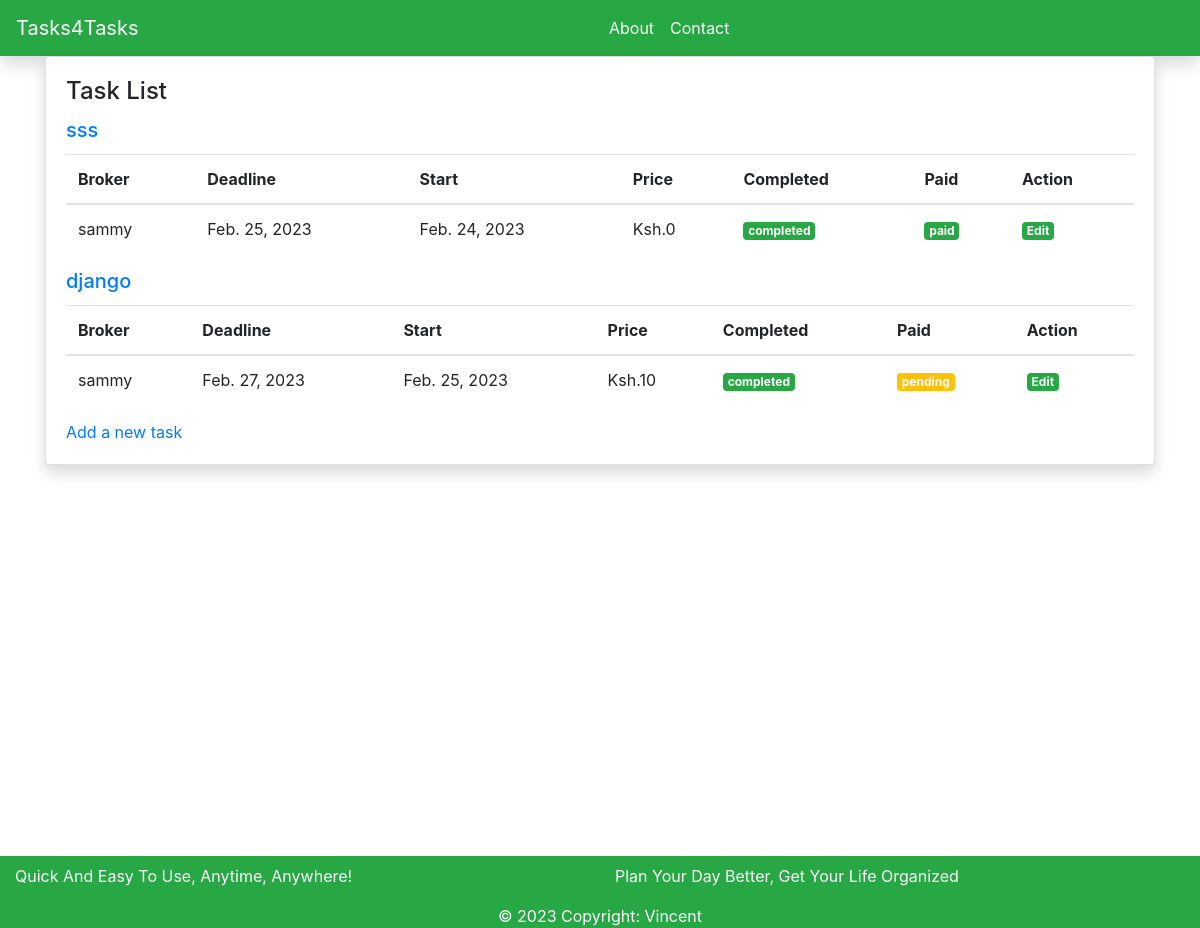
Page /task/ on the earlier database version.
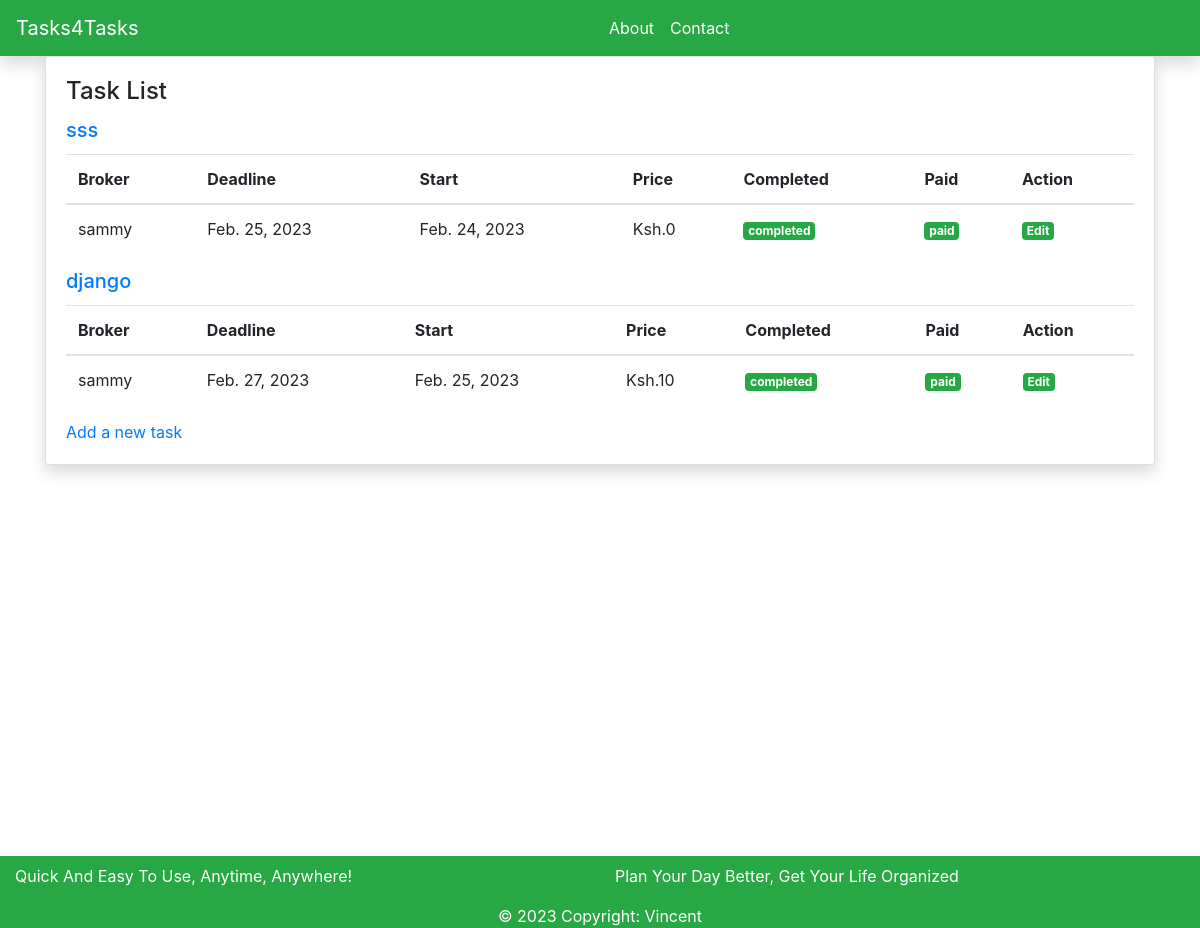
Same page on the later database version.
### task/models.py (models this page shows, shortened)
class Task(models.Model):
    title = models.CharField(max_length=200)
    description = models.TextField()
    completed = models.BooleanField(default=False)
    paid = models.BooleanField(default=False)
    price = models.IntegerField(default=0)
    broker=models.CharField(max_length=25, null=True, blank=True)
    deadline=models.DateTimeField(auto_now_add=False , null=True, blank=True)
    created_at = models.DateTimeField(auto_now_add=True)
    updated_at = models.DateTimeField(auto_now=True)

### task/views.py (the view)
# urls.py: path('', views.task_list, name='task_list'),
def task_list(request):
    tasks = Task.objects.all()
    return render(request, 'tasks/task_list.html', {'tasks': tasks})

### templates/tasks/task_list.html (shortened to what this page needs)
{% extends 'base.html' %} {% block content %}
<div class="container">
  <div class="row">
    <div class="col">
      <div class="card shadow">
        <div class="card-body">
          <h4 class="card-title">Task List</h4>
          {% for task in tasks %}
          <h5 class="card-title">
            <a href="{% url 'task_detail' task.pk %}">{{ task.title }}</a>
          </h5>
          <table class="table">
            <thead>
              <tr>
                <th>Broker</th>
                <th>Deadline</th>
                <th>Start</th>
                <th>Price</th>
                <th>Completed</th>
                <th>Paid</th>
                <th>Action</th>
              </tr>
            </thead>
            <tbody>
              <tr>
                <td scope="row">{{ task.broker }}</td>
                <td>{{ task.deadline|date:"M. d, Y" }}</td>
                <td>{{ task.created_at|date:"M. d, Y" }}</td>
                <td>Ksh.{{ task.price }}</td>
                {% if task.completed %}
                <td><a class="badge badge-success text-white">completed</a></td>
                {% else %}
                <td><a class="badge badge-danger text-white">incomplete</a></td>
                {% endif %} {% if task.paid %}
                <td><a class="badge badge-success text-white">paid</a></td>
                {% else %}
                <td><a class="badge badge-warning text-white">pending</a></td>
                {% endif %}
                <td>
                  <a
                    class="badge badge-success"
                    href="{% url 'task_edit' task.pk %}"
                    >Edit</a
                  >
                </td>
              </tr>
            </tbody>
          </table>
          {% empty %}
          <li>No tasks yet.</li>
          {% endfor %}
          <p class="card-text">
            <a href="{% url 'task_create' %}">Add a new task</a>
          </p>
        </div>
      </div>
    </div>
  </div>
</div>
{% endblock %}

Differences in the rows shown:
changed Task "django": paid "pending" → "paid"
